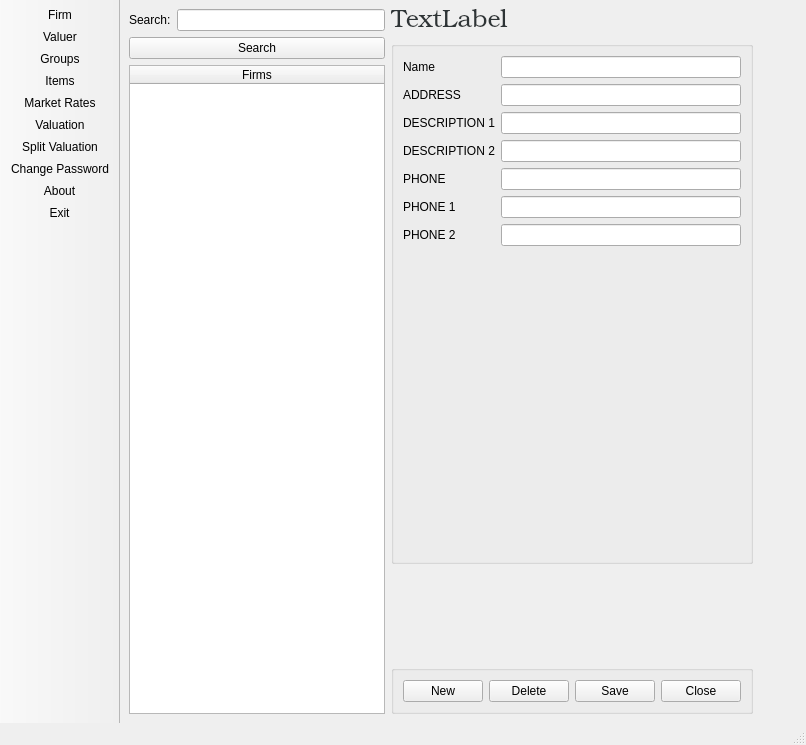
<?xml version="1.0" encoding="UTF-8"?>
<ui version="4.0">
 <class>MainWindow</class>
 <widget class="QMainWindow" name="MainWindow">
  <property name="geometry">
   <rect>
    <x>0</x>
    <y>0</y>
    <width>806</width>
    <height>745</height>
   </rect>
  </property>
  <property name="windowTitle">
   <string>FIRM SETUP</string>
  </property>
  <widget class="QWidget" name="centralwidget">
   <layout class="QHBoxLayout" name="horizontalLayout_10">
    <item>
     <layout class="QHBoxLayout" name="horizontalLayout_9">
      <item>
       <layout class="QVBoxLayout" name="verticalLayout">
        <item>
         <layout class="QHBoxLayout" name="horizontalLayout_2">
          <item>
           <widget class="QLabel" name="label">
            <property name="text">
             <string>Search:</string>
            </property>
           </widget>
          </item>
          <item>
           <widget class="QLineEdit" name="lineEdit"/>
          </item>
         </layout>
        </item>
        <item>
         <widget class="QPushButton" name="pushButton_5">
          <property name="text">
           <string>Search</string>
          </property>
         </widget>
        </item>
        <item>
         <widget class="QTableWidget" name="tableWidget">
          <property name="alternatingRowColors">
           <bool>true</bool>
          </property>
          <property name="showGrid">
           <bool>false</bool>
          </property>
          <property name="rowCount">
           <number>0</number>
          </property>
          <attribute name="horizontalHeaderCascadingSectionResizes">
           <bool>false</bool>
          </attribute>
          <attribute name="horizontalHeaderDefaultSectionSize">
           <number>200</number>
          </attribute>
          <attribute name="horizontalHeaderStretchLastSection">
           <bool>true</bool>
          </attribute>
          <attribute name="verticalHeaderVisible">
           <bool>false</bool>
          </attribute>
          <attribute name="verticalHeaderStretchLastSection">
           <bool>false</bool>
          </attribute>
          <column>
           <property name="text">
            <string>Firms</string>
           </property>
          </column>
         </widget>
        </item>
       </layout>
      </item>
      <item>
       <layout class="QVBoxLayout" name="verticalLayout_2">
        <item>
         <widget class="QLabel" name="label_9">
          <property name="font">
           <font>
            <family>URW Bookman L</family>
            <pointsize>-1</pointsize>
            <weight>9</weight>
            <italic>false</italic>
            <bold>false</bold>
           </font>
          </property>
          <property name="styleSheet">
           <string notr="true">font: 75 11pt &quot;URW Bookman L&quot;;	
color: rgb(46, 52, 54);
font-size: 25px;</string>
          </property>
          <property name="text">
           <string>TextLabel</string>
          </property>
         </widget>
        </item>
        <item>
         <widget class="QGroupBox" name="groupBox">
          <property name="title">
           <string/>
          </property>
          <layout class="QFormLayout" name="formLayout">
           <item row="0" column="0">
            <widget class="QLabel" name="label_2">
             <property name="text">
              <string>Name</string>
             </property>
            </widget>
           </item>
           <item row="0" column="1">
            <widget class="QLineEdit" name="lineEdit_2"/>
           </item>
           <item row="1" column="0">
            <widget class="QLabel" name="label_3">
             <property name="text">
              <string>ADDRESS</string>
             </property>
            </widget>
           </item>
           <item row="1" column="1">
            <widget class="QLineEdit" name="lineEdit_3"/>
           </item>
           <item row="2" column="0">
            <widget class="QLabel" name="label_4">
             <property name="text">
              <string>DESCRIPTION 1</string>
             </property>
            </widget>
           </item>
           <item row="2" column="1">
            <widget class="QLineEdit" name="lineEdit_4"/>
           </item>
           <item row="3" column="0">
            <widget class="QLabel" name="label_5">
             <property name="text">
              <string>DESCRIPTION 2</string>
             </property>
            </widget>
           </item>
           <item row="3" column="1">
            <widget class="QLineEdit" name="lineEdit_5"/>
           </item>
           <item row="4" column="0">
            <widget class="QLabel" name="label_6">
             <property name="text">
              <string>PHONE</string>
             </property>
            </widget>
           </item>
           <item row="4" column="1">
            <widget class="QLineEdit" name="lineEdit_6"/>
           </item>
           <item row="5" column="0">
            <widget class="QLabel" name="label_7">
             <property name="text">
              <string>PHONE 1</string>
             </property>
            </widget>
           </item>
           <item row="5" column="1">
            <widget class="QLineEdit" name="lineEdit_7"/>
           </item>
           <item row="6" column="0">
            <widget class="QLabel" name="label_8">
             <property name="text">
              <string>PHONE 2</string>
             </property>
            </widget>
           </item>
           <item row="6" column="1">
            <widget class="QLineEdit" name="lineEdit_8"/>
           </item>
           <item row="7" column="1">
            <spacer name="verticalSpacer_2">
             <property name="orientation">
              <enum>Qt::Vertical</enum>
             </property>
             <property name="sizeType">
              <enum>QSizePolicy::Fixed</enum>
             </property>
             <property name="sizeHint" stdset="0">
              <size>
               <width>20</width>
               <height>300</height>
              </size>
             </property>
            </spacer>
           </item>
          </layout>
         </widget>
        </item>
        <item>
         <spacer name="verticalSpacer">
          <property name="orientation">
           <enum>Qt::Vertical</enum>
          </property>
          <property name="sizeHint" stdset="0">
           <size>
            <width>20</width>
            <height>40</height>
           </size>
          </property>
         </spacer>
        </item>
        <item>
         <widget class="QGroupBox" name="groupBox">
          <layout class="QHBoxLayout" name="horizontalLayout_16">
           <item>
            <widget class="QPushButton" name="pushButton_2">
             <property name="text">
              <string>New</string>
             </property>
            </widget>
           </item>
           <item>
            <widget class="QPushButton" name="pushButton_3">
             <property name="text">
              <string>Delete</string>
             </property>
            </widget>
           </item>
           <item>
            <widget class="QPushButton" name="pushButton_4">
             <property name="text">
              <string>Save</string>
             </property>
            </widget>
           </item>
           <item>
            <widget class="QPushButton" name="pushButton_6">
             <property name="text">
              <string>Close</string>
             </property>
            </widget>
           </item>
          </layout>
         </widget>
        </item>
       </layout>
      </item>
     </layout>
    </item>
    <item>
     <spacer name="horizontalSpacer">
      <property name="orientation">
       <enum>Qt::Horizontal</enum>
      </property>
      <property name="sizeHint" stdset="0">
       <size>
        <width>40</width>
        <height>20</height>
       </size>
      </property>
     </spacer>
    </item>
   </layout>
  </widget>
  <widget class="QMenuBar" name="menubar">
   <property name="geometry">
    <rect>
     <x>0</x>
     <y>0</y>
     <width>806</width>
     <height>22</height>
    </rect>
   </property>
  </widget>
  <widget class="QStatusBar" name="statusbar"/>
  <widget class="QToolBar" name="toolBar">
   <property name="windowTitle">
    <string>toolBar</string>
   </property>
   <property name="movable">
    <bool>false</bool>
   </property>
   <attribute name="toolBarArea">
    <enum>LeftToolBarArea</enum>
   </attribute>
   <attribute name="toolBarBreak">
    <bool>false</bool>
   </attribute>
   <addaction name="actionFirm"/>
   <addaction name="actionValuer"/>
   <addaction name="actionGroups"/>
   <addaction name="actionItems"/>
   <addaction name="actionMarket_Rates"/>
   <addaction name="actionValuation"/>
   <addaction name="actionSplit_Valuation"/>
   <addaction name="actionChange_Password"/>
   <addaction name="actionAbout"/>
   <addaction name="actionExit"/>
  </widget>
  <action name="actionFirm">
   <property name="icon">
    <iconset resource="toolbar.qrc">
     <normaloff>:/icons/icons8-organization-50.png</normaloff>:/icons/icons8-organization-50.png</iconset>
   </property>
   <property name="text">
    <string>Firm</string>
   </property>
   <property name="toolTip">
    <string>Firm</string>
   </property>
   <property name="shortcut">
    <string>Alt+F</string>
   </property>
  </action>
  <action name="actionValuer">
   <property name="icon">
    <iconset resource="toolbar.qrc">
     <normaloff>:/icons/icons8-user-50.png</normaloff>:/icons/icons8-user-50.png</iconset>
   </property>
   <property name="text">
    <string>Valuer</string>
   </property>
   <property name="toolTip">
    <string>Valuer</string>
   </property>
   <property name="shortcut">
    <string>Alt+V</string>
   </property>
  </action>
  <action name="actionGroups">
   <property name="icon">
    <iconset resource="toolbar.qrc">
     <normaloff>:/icons/icons8-list-50.png</normaloff>:/icons/icons8-list-50.png</iconset>
   </property>
   <property name="text">
    <string>Groups</string>
   </property>
   <property name="toolTip">
    <string>Groups</string>
   </property>
   <property name="shortcut">
    <string>Alt+G</string>
   </property>
  </action>
  <action name="actionItems">
   <property name="icon">
    <iconset resource="toolbar.qrc">
     <normaloff>:/icons/icons8-ring-50.png</normaloff>:/icons/icons8-ring-50.png</iconset>
   </property>
   <property name="text">
    <string>Items</string>
   </property>
   <property name="toolTip">
    <string>Items</string>
   </property>
   <property name="shortcut">
    <string>Alt+I</string>
   </property>
  </action>
  <action name="actionMarket_Rates">
   <property name="icon">
    <iconset resource="toolbar.qrc">
     <normaloff>:/icons/icons8-us-dollar-50.png</normaloff>:/icons/icons8-us-dollar-50.png</iconset>
   </property>
   <property name="text">
    <string>Market Rates</string>
   </property>
   <property name="toolTip">
    <string>Market Rates</string>
   </property>
   <property name="shortcut">
    <string>Alt+M</string>
   </property>
  </action>
  <action name="actionValuation">
   <property name="icon">
    <iconset resource="toolbar.qrc">
     <normaloff>:/icons/icons8-contract-50.png</normaloff>:/icons/icons8-contract-50.png</iconset>
   </property>
   <property name="text">
    <string>Valuation</string>
   </property>
   <property name="toolTip">
    <string>Valuation</string>
   </property>
   <property name="shortcut">
    <string>Alt+A</string>
   </property>
  </action>
  <action name="actionChange_Password">
   <property name="icon">
    <iconset resource="toolbar.qrc">
     <normaloff>:/icons/icons8-password-50.png</normaloff>:/icons/icons8-password-50.png</iconset>
   </property>
   <property name="text">
    <string>Change Password</string>
   </property>
   <property name="toolTip">
    <string>Change Password</string>
   </property>
   <property name="shortcut">
    <string>Alt+P</string>
   </property>
  </action>
  <action name="actionAbout">
   <property name="icon">
    <iconset resource="toolbar.qrc">
     <normaloff>:/icons/icons8-about-50.png</normaloff>:/icons/icons8-about-50.png</iconset>
   </property>
   <property name="text">
    <string>About</string>
   </property>
   <property name="toolTip">
    <string>About</string>
   </property>
   <property name="shortcut">
    <string>Alt+B</string>
   </property>
  </action>
  <action name="actionExit">
   <property name="icon">
    <iconset resource="toolbar.qrc">
     <normaloff>:/icons/icons8-exit-50.png</normaloff>:/icons/icons8-exit-50.png</iconset>
   </property>
   <property name="text">
    <string>Exit</string>
   </property>
   <property name="toolTip">
    <string>Exit</string>
   </property>
   <property name="shortcut">
    <string>Esc</string>
   </property>
  </action>
  <action name="actionSplit_Valuation">
   <property name="icon">
    <iconset resource="../../Evaluation Report Software/Valuation Main/toolbar.qrc">
     <normaloff>:/icons/icons8-separate-document-50.png</normaloff>:/icons/icons8-separate-document-50.png</iconset>
   </property>
   <property name="text">
    <string>Split Valuation</string>
   </property>
  </action>
 </widget>
 <resources>
  <include location="toolbar.qrc"/>
  <include location="../../Evaluation Report Software/Valuation Main/toolbar.qrc"/>
 </resources>
 <connections/>
</ui>
